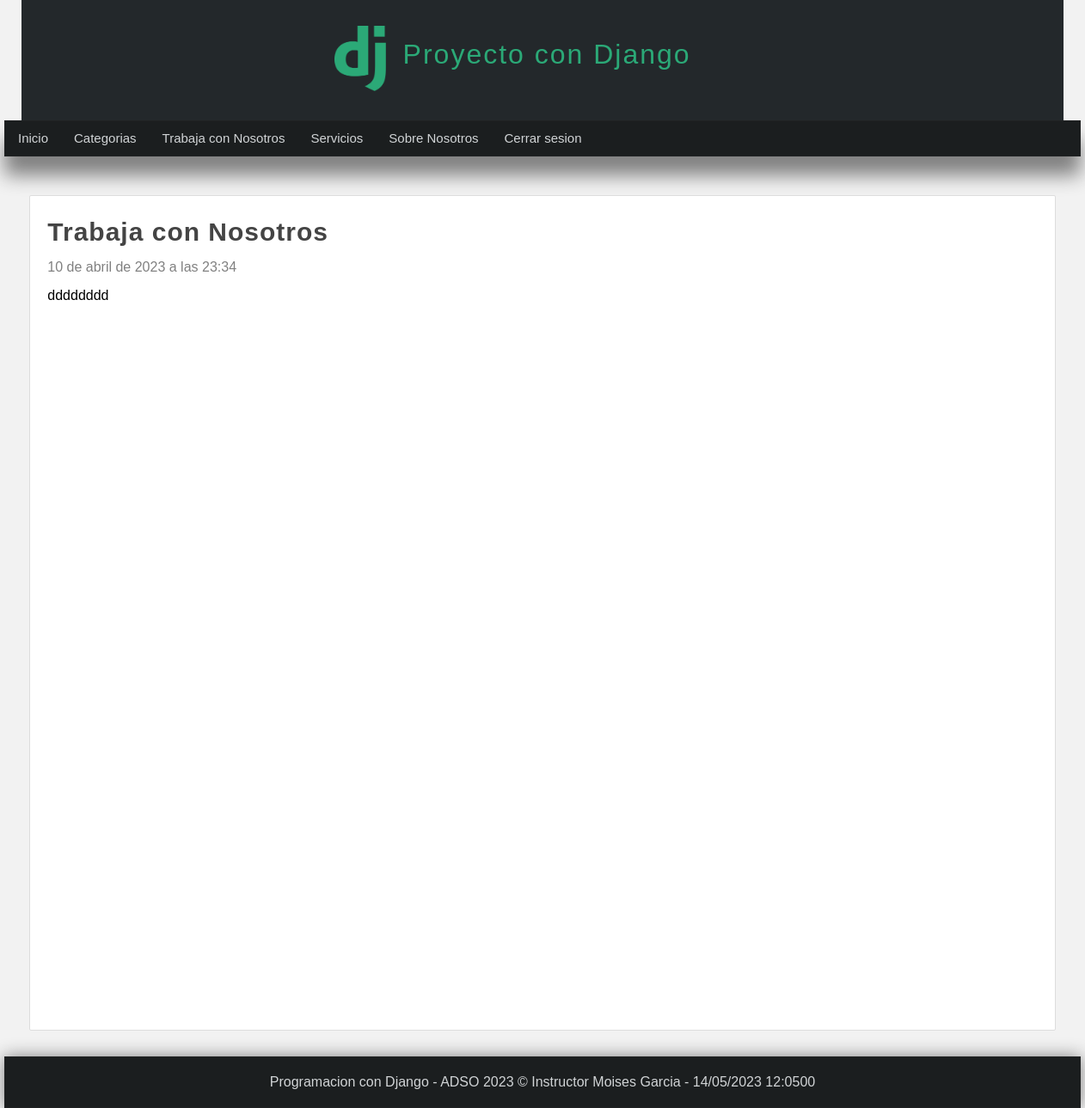
Page /pagina/trabaja-con-nosotros (signed in) on the committed database.
### pages/models.py (models this page shows, shortened)
class Page(models.Model):
    title = models.CharField(max_length=50, verbose_name= "Titulo")
    content = RichTextField(verbose_name="Contenido")
    slug = models.CharField(unique=True, max_length=150, verbose_name="URL")
    visible = models.BooleanField(verbose_name="¿Visible?")
    order = models.IntegerField(default=0,verbose_name="Orden")
    created_at = models.DateTimeField(auto_now_add=True, verbose_name="Creacion: ")
    update_at = models.DateTimeField(auto_now_add=True, verbose_name="Actulizacion: ")
    class Meta:
        verbose_name = "Pagina "
        verbose_name_plural = "Paginas"

### pages/views.py (the view)
# urls.py: path('pagina/<str:slug>', views.page, name="page",)
@login_required(login_url="login")
def page(request,slug):
    page = Page.objects.get(slug=slug)
    return render(request, "pages/page.html",{
        "page" : page
    })

### blog/processor.py (called while the page is built)
def get_categories(request):
    categories_in_use = Article.objects.filter(public=True).values_list('categories', flat=True)
    categories = Category.objects.filter(id__in= categories_in_use).values_list('id','name',)
    return{
        'categories':categories,
        'ids' :  categories_in_use
    }

### pages/context_processors.py (called while the page is built)
def get_pages(request):
    pages = Page.objects.filter(visible=True).order_by('order').values_list('id','title','slug')
    return{
        'pages':pages
    }

### pages/templates/pages/page.html (shortened to what this page needs)
{% extends 'layouts/layout.html' %}
{% block content %}
    <h1 class="title" > {{page.title}}</h1>
    <span class="date" >{{page.created_at}}</span>
    <p class = "content">
        {{page.content | safe}}
    </p>
{%endblock%}

### mainapp/templates/layouts/layout.html (shortened to what this page needs)
{%load static %}
<!DOCTYPE html>
<html>
    <html lang="es">
    <head>
        {%load static %}
        <link rel="stylesheet" href="{%static 'css/styles.css' %}"/>
    </head>
    <body>
        <header>
            <div id="logotipo">
                <img src="{%static 'images/logo.png'%}"/>
                <h1>Proyecto con Django</h1>
            </div>
        </header>
        <nav>
            <ul>
                <li>
                    <a href="{% url 'index' %}">Inicio</a>
                </li>
                {% if user.email %}
                    <li>
                        <a href="{% url 'list_articles' %}">Categorias</a>
                    </li>
                    {% for page in pages %}
                    <li>
                        <a href="{% url 'page' page.2 %}">{{page.1}}</a>
                    </li>
                    {% endfor %}
                    <li>
                        <a href="{% url 'logout' %}">Cerrar sesion</a>
                    </li>
                    {% endif %}
        </nav>
            <div id="content">
                <div class="box">
                    {% block content %}{% endblock %}
                </div>
            </div>
        <footer>
            Programacion con Django - ADSO 2023 &copy; Instructor Moises Garcia - {% now "d/m/Y h:m00"%}
        </footer>
    </body>
</html>

### mainapp/static/css/styles.css (style rules this page uses)
* { margin: 0px; padding: 0px; font-family: Arial, Helvetica, sans-serif; text-decoration: none; }
body { background-color: #f2f2f2; }
header { width: 1212px; height: 140px; background-color: #23282b; margin: 0px auto; }
#logotipo { width: 40%; height: 130px; margin: 0px auto; padding-top: 10px; }
#logotipo img { display: block; width: 60px; float: left; margin-top: 20px; }
#logotipo h1 { display: block; float: left; margin-top: 35px; margin-left: 20px; letter-spacing: 2px; font-weight: lighter; color: #2ba977; }
nav { width: 1250px; height: 40px; background-color: #1b1e1f; border: 1px solid #33333333; margin: 0 auto; box-shadow: 0px 22px 22px gray; font-size: 15px; margin-bottom: 45px; }
nav ul { list-style: none; text-decoration: 40px; }
nav > ul > li { line-height: 40px; float: left; }
nav > ul > li > a { display: block; padding-left: 15px; padding-right: 15px; color: #d1d4d6; }
#content { width: 1212px; min-height: 930px; margin:0 auto; margin-bottom: 30px; margin-top: 30px; }
.box { background: white; min-height: 930px; width: 95%; padding: 20px; border: 1px solid #ddd; border-radius: 2px; margin: 0 auto; }
.title { color: #444; letter-spacing: 1px; font-size: 30px; margin-bottom: 10px; margin-top: 5px; }
.date { display: block; margin-top: 15px; margin-bottom: 15px; color: gray; }
.content { line-height: 25px; }
footer { width: 1250px; background-color: #1b1e1f; border: 1px solid #33333333; color: #d1d4d6; text-align: center; padding-top: 20px; margin: 0 auto; padding-bottom: 20px; box-shadow: 0px 0px 20px gray; }

### rows in the picture
Page: title "Trabaja con Nosotros", created_at "10 de abril de 2023 a las 23:34", content "dddddddd"
Page: title "Servicios"
Page: title "Sobre Nosotros"
